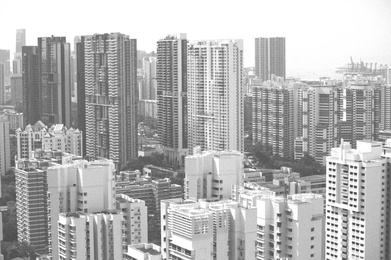
#> input picture Tut2/Exercises/DeGaussianNoiseImg.jpg, 391 x 260 px, shrunk from 2000 x 1333 before the run, given in place of singapore4k.jpg, which was not available
$ python Act3_EdgeDetection.py   (older library calls are emulated)
#> lines starting #> are read from the running program, lines starting #| are printed output that depends on the picture; pictures that were not available may be replaced by others from this repository, and a replacement may not be noted
import cv2
import matplotlib.pyplot as plt

def read_image(filename):
    """Reads an image and displays it.

    Args:
        filename: Path to the image file.

    Returns:
        The loaded image object, or None if there's an error.
    """
#> called with filename = 'singapore4k.jpg'
    try:
        image = cv2.imread(filename)
#> image is the input picture: shape (260, 391, 3); min 46, max 255, mean 180.4
        if image is None:
            print(f"Error reading image: {filename}")
            return None
        cv2.imshow("Original Image", image)
        cv2.waitKey(0)
        return image
    except Exception as e:
        print(f"Unexpected error: {e}")
        return None

def convert_grayscale(image):
    """Converts an image to grayscale.

    Args:
        image: The input image object.

    Returns:
        The grayscale image object.
    """
    if image is not None:
        return cv2.cvtColor(image, cv2.COLOR_BGR2GRAY)
    else:
        return None

def edge_detection(grayscale_image, ddepth=cv2.CV_64F, dx=1, dy=1, ksize=3):
    """Performs edge detection on an image using the Sobel operator.

    Args:
        grayscale_image: The grayscale image object.
        ddepth: Depth of the output image (default: cv2.CV_64F).
        dx: Derivative along the x-axis (default: 1).
        dy: Derivative along the y-axis (default: 1).
        ksize: Size of the Sobel kernel (default: 3).

    Returns:
        The edge-detected image object.
    """
#> called with ddepth = 6, dx = 1, dy = 1, ksize = 3
    if grayscale_image is not None:
        try:
            edge_image = cv2.Sobel(grayscale_image, ddepth, dx, dy, ksize)
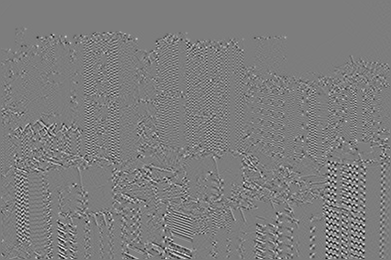
#> edge_image: shape (260, 391) float64; min -221, max 228, mean 0; drawn with min black and max white
            cv2.imshow("Edge-Detected Image", edge_image)
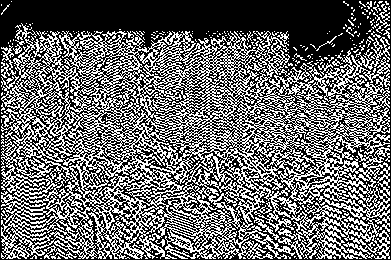
#> window 'Edge-Detected Image': shape (260, 391); 41.3% white in thin lines or dots
            cv2.waitKey(0)
            return edge_image
        except Exception as e:
            print(f"Error during edge detection: {e}")
            return None
    else:
        return None

def save_image(image, filename="edge_detected.jpg"):
    """Saves the image to a file.

    Args:
        image: The image object to save.
        filename: The desired filename (default: "edge_detected.jpg").

    Returns:
        True if successful, False otherwise.
    """
#> called with filename = 'edge_detected.jpg'
    if image is not None:
        try:
            success = cv2.imwrite(filename, image)
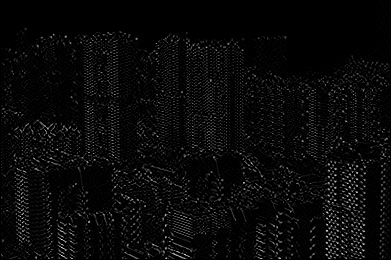
#> saved as edge_detected.jpg: shape (260, 391); min 0, max 228, mean 9.1
            if success:
                print(f"Image saved to: {filename}")
                return True
            else:
                print(f"Error saving image: {filename}")
                return False
        except Exception as e:
            print(f"Unexpected error during saving: {e}")
            return False
    else:
        return False

# Main execution
image = read_image("singapore4k.jpg")
grayscale_image = convert_grayscale(image)
edge_image = edge_detection(grayscale_image)
save_image(edge_image)
